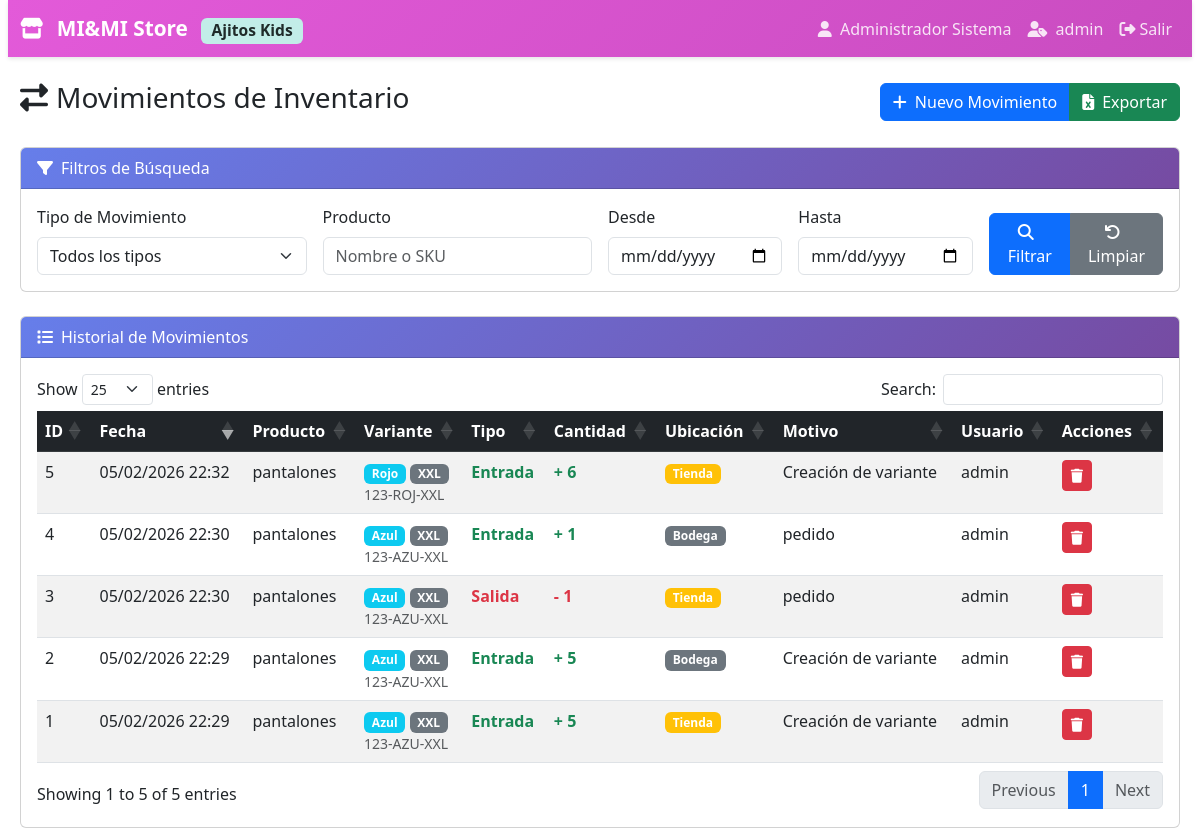
The page /modules/mod2/movimientos.php (signed in) on the database its author committed.
### tables this page shows
CREATE TABLE `inventario_movimientos` (
  `id_movimiento` int(11) NOT NULL,
  `id_producto_variante` int(11) NOT NULL,
  `tipo_movimiento` enum('entrada','salida','ajuste') NOT NULL,
  `cantidad` int(11) NOT NULL,
  `ubicacion` enum('tienda','bodega') NOT NULL,
  `motivo` varchar(255) DEFAULT NULL,
  `id_usuario` int(11) DEFAULT NULL,
  `fecha_movimiento` datetime DEFAULT current_timestamp()
);

CREATE TABLE `productos_raiz` (
  `id_raiz` int(11) NOT NULL,
  `codigo` varchar(50) NOT NULL,
  `nombre` varchar(200) NOT NULL,
  `descripcion` text DEFAULT NULL,
  `id_departamento` int(11) NOT NULL,
  `id_marca` int(11) DEFAULT NULL,
  `tipo_ropa` varchar(100) DEFAULT NULL,
  `precio_compra` decimal(10,2) DEFAULT NULL,
  `precio_venta` decimal(10,2) NOT NULL,
  `etiqueta` enum('oferta','nuevo','reingreso') DEFAULT 'nuevo',
  `es_ajitos` tinyint(1) DEFAULT 0,
  `activo` tinyint(1) DEFAULT 1,
  `fecha_creacion` datetime DEFAULT current_timestamp()
);

CREATE TABLE `productos_variantes` (
  `id_variante` int(11) NOT NULL,
  `id_producto_raiz` int(11) NOT NULL,
  `color` varchar(50) NOT NULL,
  `talla` varchar(20) NOT NULL,
  `stock_tienda` int(11) DEFAULT 0,
  `stock_bodega` int(11) DEFAULT 0,
  `precio_venta` decimal(10,2) DEFAULT NULL,
  `sku` varchar(100) DEFAULT NULL,
  `activo` tinyint(1) DEFAULT 1
);

CREATE TABLE `usuarios` (
  `id_usuario` int(11) NOT NULL,
  `username` varchar(50) NOT NULL,
  `password` varchar(255) NOT NULL,
  `email` varchar(100) DEFAULT NULL,
  `id_rol` int(11) NOT NULL,
  `nombre` varchar(100) NOT NULL,
  `apellido` varchar(100) NOT NULL,
  `dpi` varchar(13) DEFAULT NULL,
  `telefono` varchar(20) DEFAULT NULL,
  `fecha_registro` datetime DEFAULT current_timestamp(),
  `ultimo_login` datetime DEFAULT NULL,
  `activo` tinyint(1) DEFAULT 1
);

### config/auth.php (called while the page is built, shortened)
<?php
class Auth {
    public function hasPermission($permission) {
        return in_array($permission, $_SESSION['permisos']);
    }
}
?>

### modules/mod2/movimientos.php (the view, shortened to what this page needs)
<?php
$database = new Database();
$db = $database->getConnection();
$auth = new Auth($db);
$auth->requirePermission('inventario');
$titulo = "Movimientos de Inventario";
$where_conditions = [];
$where_sql = !empty($where_conditions) ? 'WHERE ' . implode(' AND ', $where_conditions) : '';
$query = "SELECT m.*,
                 pr.nombre as producto_nombre,
                 pv.color,
                 pv.talla,
                 pv.sku,
                 u.username as usuario_nombre,
                 CASE
                     WHEN m.tipo_movimiento = 'entrada' THEN 'Entrada'
                     WHEN m.tipo_movimiento = 'salida' THEN 'Salida'
                     WHEN m.tipo_movimiento = 'ajuste_entrada' THEN 'Ajuste Entrada'
                     WHEN m.tipo_movimiento = 'ajuste_salida' THEN 'Ajuste Salida'
                     WHEN m.tipo_movimiento = 'traslado' THEN 'Traslado'
                     WHEN m.tipo_movimiento = 'devolucion' THEN 'Devolución'
                     ELSE m.tipo_movimiento
                 END as tipo_nombre
          FROM inventario_movimientos m
          INNER JOIN productos_variantes pv ON m.id_producto_variante = pv.id_variante
          INNER JOIN productos_raiz pr ON pv.id_producto_raiz = pr.id_raiz
          INNER JOIN usuarios u ON m.id_usuario = u.id_usuario
          $where_sql
          ORDER BY m.fecha_movimiento DESC";
$stmt = $db->prepare($query);
$stmt->execute();
$movimientos = $stmt->fetchAll(PDO::FETCH_ASSOC);
?>
<!DOCTYPE html>
<html lang="es">
<head>
    <link href="https://cdn.jsdelivr.net/npm/bootstrap@5.3.0/dist/css/bootstrap.min.css" rel="stylesheet">
    <link rel="stylesheet" href="https://cdnjs.cloudflare.com/ajax/libs/font-awesome/6.4.0/css/all.min.css">
    <link rel="stylesheet" href="https://cdn.datatables.net/1.13.4/css/dataTables.bootstrap5.min.css">
    <link rel="stylesheet" href="https://cdnjs.cloudflare.com/ajax/libs/bootstrap-datepicker/1.9.0/css/bootstrap-datepicker.min.css">
</head>
<body>
    <div class="container-fluid">
        <div class="row">
            <main class="col-12 px-2">
                <?php include $_SERVER['DOCUMENT_ROOT'] . '/tiendaAA/includes/header.php'; ?>
                <div class="container-fluid mt-4">
                    <div class="d-flex justify-content-between align-items-center mb-4">
                        <h1 class="h3">
                            <i class="fas fa-exchange-alt me-2"></i><?php echo $titulo; ?>
                        </h1>
                        <div class="btn-group">
                            <button type="button" class="btn btn-primary" data-bs-toggle="modal" data-bs-target="#nuevoMovimientoModal">
                                <i class="fas fa-plus me-2"></i>Nuevo Movimiento
                            </button>
                            <button type="button" class="btn btn-success" onclick="exportarExcel()">
                                <i class="fas fa-file-excel me-2"></i>Exportar
                            </button>
                        </div>
                    </div>
                    <div class="card mb-4">
                        <div class="card-header">
                            <i class="fas fa-filter me-2"></i>Filtros de Búsqueda
                        </div>
                        <div class="card-body">
                            <form method="GET" id="formFiltros">
                                <div class="row g-3">
                                    <div class="col-md-3">
                                        <label for="filtro_tipo" class="form-label">Tipo de Movimiento</label>
                                        <select class="form-select" id="filtro_tipo" name="filtro_tipo">
                                            <option value="">Todos los tipos</option>
                                        </select>
                                    </div>
                                    <div class="col-md-3">
                                        <label for="filtro_producto" class="form-label">Producto</label>
                                        <input type="text" class="form-control" id="filtro_producto" name="filtro_producto"
                                               placeholder="Nombre o SKU" value="<?php echo $_GET['filtro_producto'] ?? ''; ?>">
                                    </div>
                                    <div class="col-md-2">
                                        <label for="filtro_fecha_desde" class="form-label">Desde</label>
                                        <input type="date" class="form-control" id="filtro_fecha_desde" name="filtro_fecha_desde"
                                               value="<?php echo $_GET['filtro_fecha_desde'] ?? ''; ?>">
                                    </div>
                                    <div class="col-md-2">
                                        <label for="filtro_fecha_hasta" class="form-label">Hasta</label>
                                        <input type="date" class="form-control" id="filtro_fecha_hasta" name="filtro_fecha_hasta"
                                               value="<?php echo $_GET['filtro_fecha_hasta'] ?? ''; ?>">
                                    </div>
                                    <div class="col-md-2 d-flex align-items-end">
                                        <div class="btn-group w-100">
                                            <button type="submit" name="filtrar" class="btn btn-primary">
                                                <i class="fas fa-search me-2"></i>Filtrar
                                            </button>
                                            <a href="movimientos.php" class="btn btn-secondary">
                                                <i class="fas fa-undo me-2"></i>Limpiar
                                            </a>
                                        </div>
                                    </div>
                                </div>
                            </form>
                        </div>
                    </div>
                    <div class="card">
                        <div class="card-header">
                            <i class="fas fa-list me-2"></i>Historial de Movimientos
                        </div>
                        <div class="card-body">
                            <div class="table-responsive">
                                <table class="table table-hover table-striped" id="tablaMovimientos">
                                    <thead class="table-dark">
                                        <tr>
                                            <th>ID</th>
                                            <th>Fecha</th>
                                            <th>Producto</th>
                                            <th>Variante</th>
                                            <th>Tipo</th>
                                            <th>Cantidad</th>
                                            <th>Ubicación</th>
                                            <th>Motivo</th>
                                            <th>Usuario</th>
                                            <th>Acciones</th>
                                        </tr>
                                    </thead>
                                    <tbody>
                                        <?php foreach ($movimientos as $mov): ?>
                                        <tr>
                                            <td><?php echo $mov['id_movimiento']; ?></td>
                                            <td><?php echo date('d/m/Y H:i', strtotime($mov['fecha_movimiento'])); ?></td>
                                            <td><?php echo htmlspecialchars($mov['producto_nombre']); ?></td>
                                            <td>
                                                <span class="badge bg-info"><?php echo htmlspecialchars($mov['color']); ?></span>
                                                <span class="badge bg-secondary"><?php echo htmlspecialchars($mov['talla']); ?></span>
                                                <small class="text-muted d-block"><?php echo htmlspecialchars($mov['sku']); ?></small>
                                            </td>
                                            <td>
                                                <?php
                                                $clase_tipo = '';
                                                switch ($mov['tipo_movimiento']) {
                                                    case 'entrada': $clase_tipo = 'movimiento-entrada'; break;
                                                    case 'salida': $clase_tipo = 'movimiento-salida'; break;
                                                }
                                                ?>
                                                <span class="<?php echo $clase_tipo; ?> fw-bold">
                                                    <?php echo $mov['tipo_nombre']; ?>
                                                </span>
                                            </td>
                                            <td>
                                                <span class="fw-bold <?php echo ($mov['tipo_movimiento'] == 'entrada' || $mov['tipo_movimiento'] == 'ajuste_entrada' || $mov['tipo_movimiento'] == 'devolucion') ? 'text-success' : 'text-danger'; ?>">
                                                    <?php echo ($mov['tipo_movimiento'] == 'entrada' || $mov['tipo_movimiento'] == 'ajuste_entrada' || $mov['tipo_movimiento'] == 'devolucion') ? '+' : '-'; ?>
                                                    <?php echo $mov['cantidad']; ?>
                                                </span>
                                            </td>
                                            <td>
                                                <span class="badge <?php echo $mov['ubicacion'] == 'tienda' ? 'bg-warning' : 'bg-secondary'; ?>">
                                                    <?php echo ucfirst($mov['ubicacion']); ?>
                                                </span>
                                            </td>
                                            <td><?php echo htmlspecialchars($mov['motivo']); ?></td>
                                            <td><?php echo htmlspecialchars($mov['usuario_nombre']); ?></td>
                                            <td>
                                                <?php if ($auth->hasPermission('inventario')): ?>
                                                <button class="btn btn-sm btn-danger" onclick="confirmarEliminar(<?php echo $mov['id_movimiento']; ?>)">
                                                    <i class="fas fa-trash"></i>
                                                </button>
                                                <?php endif; ?>
                                            </td>
                                        </tr>
                                        <?php endforeach; ?>
                                    </tbody>
                                </table>
                            </div>
                        </div>
                    </div>
                </div>
            </main>
        </div>
    </div>
</body>
</html>

### modules/mod2/movimientos.php (style rules this page uses)
.movimiento-entrada { color: #198754; }
.movimiento-salida { color: #dc3545; }
.card-header { background: linear-gradient(135deg, #667eea 0%, #764ba2 100%); color: white; }
.table-responsive { max-height: 600px; overflow-y: auto; }

### rows shown on the page
inventario_movimientos: id_movimiento "5", fecha_movimiento "05/02/2026 22:32", productos_raiz.nombre "pantalones", id_producto_variante.color "Rojo", id_producto_variante.talla "XXL", id_producto_variante.sku "123-ROJ-XXL", tipo_nombre "Entrada", cantidad "6", ubicacion "Tienda", motivo "Creación de variante", id_usuario.username "admin"
inventario_movimientos: id_movimiento "4", fecha_movimiento "05/02/2026 22:30", productos_raiz.nombre "pantalones", id_producto_variante.color "Azul", id_producto_variante.talla "XXL", id_producto_variante.sku "123-AZU-XXL", tipo_nombre "Entrada", cantidad "1", ubicacion "Bodega", motivo "pedido", id_usuario.username "admin"
inventario_movimientos: id_movimiento "3", fecha_movimiento "05/02/2026 22:30", productos_raiz.nombre "pantalones", id_producto_variante.color "Azul", id_producto_variante.talla "XXL", id_producto_variante.sku "123-AZU-XXL", tipo_nombre "Salida", cantidad "1", ubicacion "Tienda", motivo "pedido", id_usuario.username "admin"
inventario_movimientos: id_movimiento "2", fecha_movimiento "05/02/2026 22:29", productos_raiz.nombre "pantalones", id_producto_variante.color "Azul", id_producto_variante.talla "XXL", id_producto_variante.sku "123-AZU-XXL", tipo_nombre "Entrada", cantidad "5", ubicacion "Bodega", motivo "Creación de variante", id_usuario.username "admin"
inventario_movimientos: id_movimiento "1", fecha_movimiento "05/02/2026 22:29", productos_raiz.nombre "pantalones", id_producto_variante.color "Azul", id_producto_variante.talla "XXL", id_producto_variante.sku "123-AZU-XXL", tipo_nombre "Entrada", cantidad "5", ubicacion "Tienda", motivo "Creación de variante", id_usuario.username "admin"

### other values the page prints
SITE_NAME "MI&MI Store"
AJITOS_NAME "Ajitos Kids"
$_SESSION['nombre'] "Administrador Sistema"
$_SESSION['rol_nombre'] "admin"
$titulo "Movimientos de Inventario"
